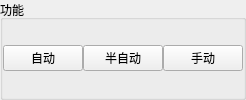
               <widget class="QGroupBox" name="groupBox_21">
                <property name="title">
                 <string>功能</string>
                </property>
                <layout class="QHBoxLayout" name="horizontalLayout_16">
                 <property name="spacing">
                  <number>0</number>
                 </property>
                 <property name="leftMargin">
                  <number>0</number>
                 </property>
                 <property name="topMargin">
                  <number>0</number>
                 </property>
                 <property name="rightMargin">
                  <number>0</number>
                 </property>
                 <property name="bottomMargin">
                  <number>0</number>
                 </property>
                 <item>
                  <widget class="QPushButton" name="pushButton_66">
                   <property name="minimumSize">
                    <size>
                     <width>50</width>
                     <height>0</height>
                    </size>
                   </property>
                   <property name="text">
                    <string>自动</string>
                   </property>
                  </widget>
                 </item>
                 <item>
                  <widget class="QPushButton" name="pushButton_67">
                   <property name="minimumSize">
                    <size>
                     <width>50</width>
                     <height>0</height>
                    </size>
                   </property>
                   <property name="text">
                    <string>半自动</string>
                   </property>
                  </widget>
                 </item>
                 <item>
                  <widget class="QPushButton" name="pushButton_68">
                   <property name="minimumSize">
                    <size>
                     <width>50</width>
                     <height>0</height>
                    </size>
                   </property>
                   <property name="text">
                    <string>手动</string>
                   </property>
                  </widget>
                 </item>
                </layout>
               </widget>
